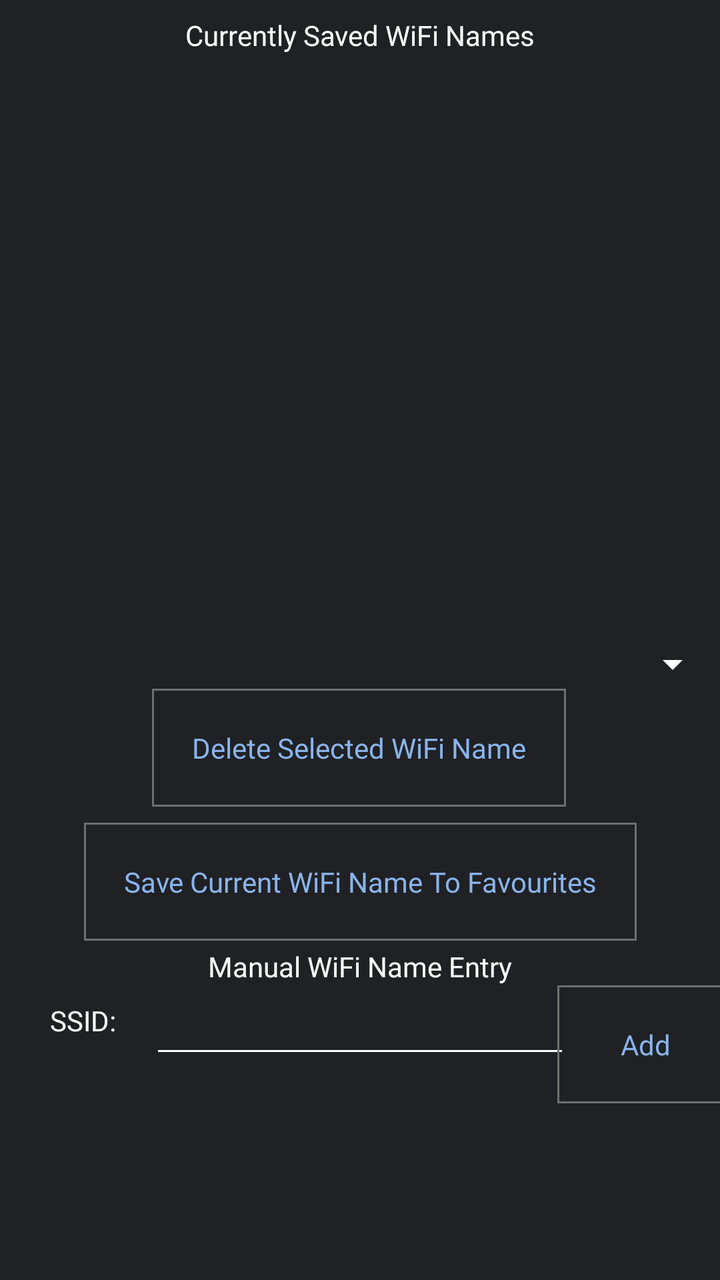
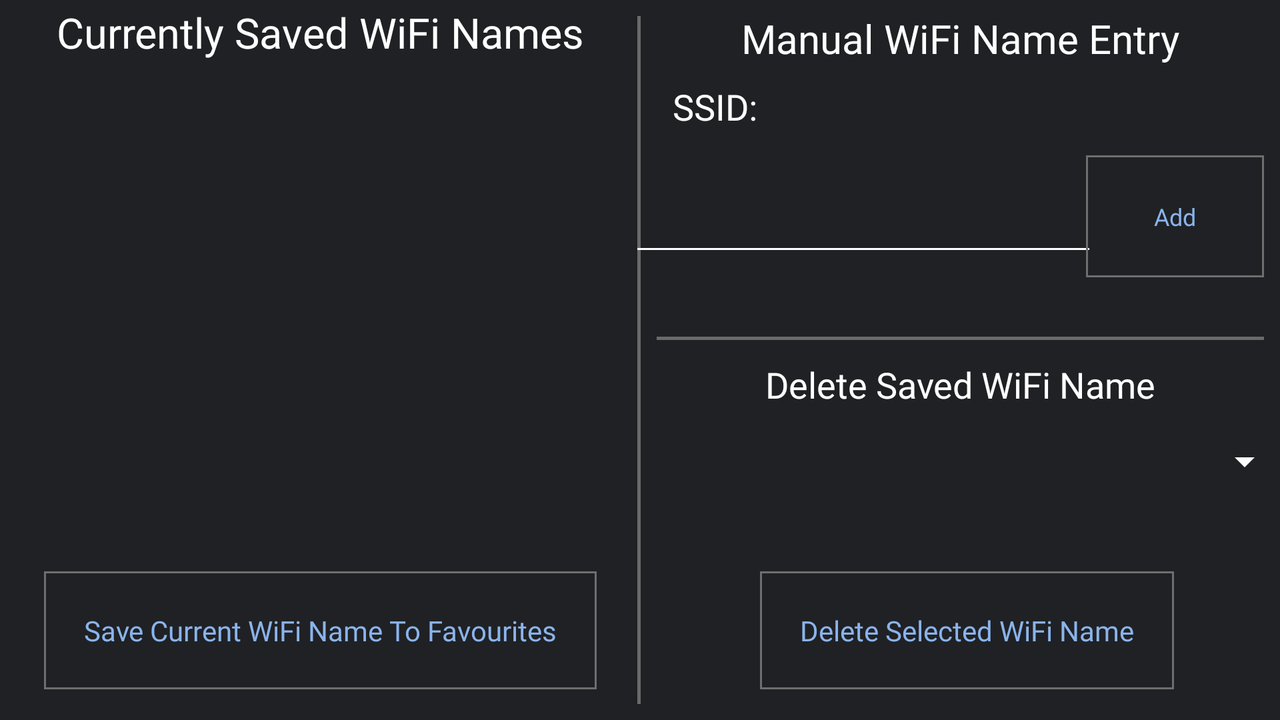

An Android layout and its configuration variant, each rendered on a device that would load it. The default file and the variant file are quoted in full after the pictures.
<!-- AndroidManifest.xml: application theme AppTheme -->
<!-- res/layout/activity_favorites.xml -->
<?xml version="1.0" encoding="utf-8"?>
<androidx.constraintlayout.widget.ConstraintLayout xmlns:android="http://schemas.android.com/apk/res/android"
    xmlns:app="http://schemas.android.com/apk/res-auto"
    xmlns:tools="http://schemas.android.com/tools"
    android:layout_width="match_parent"
    android:layout_height="match_parent"
    tools:context=".FavoritesActivity">
    <Spinner
        android:id="@+id/favNetworkSpinner"
        android:layout_width="412dp"
        android:layout_height="0dp"
        android:backgroundTint="@android:color/white"
        android:spinnerMode="dialog"
        app:layout_constraintBottom_toTopOf="@+id/button9"
        app:layout_constraintEnd_toEndOf="parent"
        app:layout_constraintHorizontal_bias="1.0"
        app:layout_constraintStart_toStartOf="parent"
        app:layout_constraintTop_toTopOf="@+id/guideline9"
        app:layout_constraintVertical_bias="0.0" />


    <androidx.constraintlayout.widget.Guideline
        android:id="@+id/guideline9"
        android:layout_width="wrap_content"
        android:layout_height="wrap_content"
        android:orientation="horizontal"
        app:layout_constraintGuide_percent="0.5" />

    <ListView
        android:id="@+id/favListView"
        android:layout_width="403dp"
        android:layout_height="0dp"
        android:layout_marginStart="8dp"
        android:layout_marginTop="8dp"
        android:layout_marginEnd="8dp"
        android:layout_marginBottom="8dp"
        app:layout_constraintBottom_toTopOf="@+id/guideline9"
        app:layout_constraintEnd_toEndOf="parent"
        app:layout_constraintStart_toStartOf="parent"
        app:layout_constraintTop_toBottomOf="@+id/textView4" />

    <TextView
        android:id="@+id/textView4"
        android:layout_width="wrap_content"
        android:layout_height="wrap_content"
        android:layout_marginTop="8dp"
        android:text="@string/current_favs_list_title"
        android:textColor="#FFFFFF"
        app:layout_constraintEnd_toEndOf="parent"
        app:layout_constraintStart_toStartOf="parent"
        app:layout_constraintTop_toTopOf="parent" />

    <Button
        android:id="@+id/button8"
        android:layout_width="wrap_content"
        android:layout_height="wrap_content"
        android:layout_marginTop="8dp"
        android:onClick="addCurrentNetwork"
        android:text="@string/save_current_ssid_button"
        android:background="@drawable/custom_button"
        app:layout_constraintEnd_toEndOf="parent"
        app:layout_constraintStart_toStartOf="parent"
        app:layout_constraintTop_toTopOf="@+id/guideline10" />

    <androidx.constraintlayout.widget.Guideline
        android:id="@+id/guideline10"
        android:layout_width="wrap_content"
        android:layout_height="wrap_content"
        android:orientation="horizontal"
        app:layout_constraintGuide_percent="0.63" />

    <Button
        android:id="@+id/button9"
        android:layout_width="wrap_content"
        android:layout_height="wrap_content"
        android:onClick="DeleteSelected"
        android:text="@string/delete_selected_button"
        app:layout_constraintBottom_toTopOf="@+id/guideline10"
        android:background="@drawable/custom_button"
        app:layout_constraintEnd_toEndOf="parent"
        app:layout_constraintHorizontal_bias="0.497"
        app:layout_constraintStart_toStartOf="parent" />

    <TextView
        android:id="@+id/textView5"
        android:layout_width="wrap_content"
        android:layout_height="wrap_content"
        android:text="@string/manual_ssid_entry"
        android:textColor="#FFFFFF"
        app:layout_constraintEnd_toEndOf="parent"
        app:layout_constraintStart_toStartOf="parent"
        app:layout_constraintTop_toTopOf="@+id/guideline11" />

    <androidx.constraintlayout.widget.Guideline
        android:id="@+id/guideline11"
        android:layout_width="wrap_content"
        android:layout_height="wrap_content"
        android:orientation="horizontal"
        app:layout_constraintGuide_percent="0.74" />

    <TextView
        android:id="@+id/textView6"
        android:layout_width="wrap_content"
        android:layout_height="wrap_content"
        android:layout_marginTop="8dp"
        android:layout_marginEnd="17dp"
        android:textColor="#FFFFFF"
        android:text="@string/SSID_here"
        app:layout_constraintEnd_toStartOf="@+id/manualSSIDEditText"
        app:layout_constraintTop_toTopOf="@+id/guideline12" />

    <EditText
        android:id="@+id/manualSSIDEditText"
        android:layout_width="wrap_content"
        android:layout_height="wrap_content"
        android:backgroundTint="#FFFFFF"
        android:ems="10"
        android:inputType="textPersonName"
        android:textCursorDrawable="@drawable/my_custom_cursor"
        app:layout_constraintEnd_toEndOf="parent"
        app:layout_constraintStart_toStartOf="parent"
        app:layout_constraintTop_toTopOf="@+id/guideline12" />

    <androidx.constraintlayout.widget.Guideline
        android:id="@+id/guideline12"
        android:layout_width="wrap_content"
        android:layout_height="wrap_content"
        android:orientation="horizontal"
        app:layout_constraintGuide_percent="0.77" />

    <Button
        android:id="@+id/addManualSSIDButton"
        android:layout_width="88dp"
        android:layout_height="wrap_content"
        android:onClick="manualEntry"
        android:background="@drawable/custom_button"
        android:text="@string/add_manually_entered_button"
        app:layout_constraintEnd_toEndOf="parent"
        app:layout_constraintStart_toEndOf="@+id/manualSSIDEditText"
        app:layout_constraintTop_toTopOf="@+id/guideline12" />

</androidx.constraintlayout.widget.ConstraintLayout>
<!-- resources referenced by this layout -->
<resources>
  <!-- drawable custom_button (drawable) -->
  <?xml version="1.0" encoding="utf-8"?>
  <shape xmlns:android="http://schemas.android.com/apk/res/android" android:shape="rectangle">
      <stroke android:color="#6e6e6e" android:width="1dp"/>
  
  </shape>
  <!-- drawable my_custom_cursor (drawable) -->
  <?xml version="1.0" encoding="utf-8"?>
  <shape xmlns:android="http://schemas.android.com/apk/res/android"     android:shape="rectangle" >
      <size android:width="0.5dp" />
      <solid android:color="#000000"/>!--Could be any color you want
  </shape>
  <string name="SSID_here">SSID:</string>
  <string name="add_manually_entered_button">Add</string>
  <string name="current_favs_list_title">Currently Saved WiFi Names</string>
  <string name="delete_selected_button">Delete Selected WiFi Name</string>
  <string name="manual_ssid_entry">Manual WiFi Name Entry</string>
  <string name="save_current_ssid_button">Save Current WiFi Name To Favourites</string>
  <style name="AppTheme" parent="Theme.AppCompat.Light.DarkActionBar">
          
          <item name="colorPrimary">#363739</item>
          <item name="colorPrimaryDark">#000000</item>
          <item name="colorAccent">@color/colorAccent</item>
          <item name="android:navigationBarColor">#000000</item>
          <item name="android:windowBackground">#202124</item>
          <item name="android:fontFamily">@font/main_font</item>
          <item name="buttonStyle">@style/ButtonStyles</item>
          <item name="android:textColorPrimary">#FFFFFF</item>
      </style>
  <style name="ButtonStyles" parent="Base.Widget.AppCompat.Button">
          <item name="android:background">#9e9e9e</item>
          <item name="android:textAllCaps">false</item>
          <item name="android:textSize">14sp</item>
          <item name="android:textColor">#8ab4ec</item>
          <item name="android:padding">20dp</item>
          <item name="android:stateListAnimator">@null</item>
  
      </style>
</resources>
<!-- res/layout-land/activity_favorites.xml (the repository's variant of the layout above) -->
<!-- drawn on the phone turned sideways -->
<?xml version="1.0" encoding="utf-8"?>
<androidx.constraintlayout.widget.ConstraintLayout xmlns:android="http://schemas.android.com/apk/res/android"
    xmlns:app="http://schemas.android.com/apk/res-auto"
    xmlns:tools="http://schemas.android.com/tools"
    android:layout_width="match_parent"
    android:layout_height="match_parent"
    tools:context=".FavoritesActivity">

    <TextView
        android:id="@+id/textView9"
        android:layout_width="wrap_content"
        android:layout_height="wrap_content"
        android:text="@string/delete_saved_wifi"
        android:textColor="#FFFFFF"
        android:textSize="18sp"
        app:layout_constraintEnd_toEndOf="parent"
        app:layout_constraintStart_toStartOf="@+id/guideline18"
        app:layout_constraintTop_toTopOf="@+id/guideline9" />


    <View
        android:id="@+id/border_line7"
        android:layout_width="0dp"
        android:layout_height="1.5dp"
        android:layout_marginStart="8dp"
        android:layout_marginEnd="8dp"
        android:layout_marginBottom="10dp"
        android:background="#6A6A6A"
        app:layout_constraintBottom_toTopOf="@+id/guideline9"
        app:layout_constraintEnd_toEndOf="parent"
        app:layout_constraintHorizontal_bias="0.0"
        app:layout_constraintStart_toStartOf="@+id/guideline18" />

    <Spinner
        android:id="@+id/favNetworkSpinner"
        android:layout_width="332dp"
        android:layout_height="43dp"
        android:layout_marginStart="20dp"
        android:layout_marginTop="5dp"
        android:layout_marginEnd="20dp"
        android:backgroundTint="@android:color/white"
        android:spinnerMode="dropdown"
        app:layout_constraintEnd_toEndOf="parent"
        app:layout_constraintStart_toStartOf="@+id/guideline18"
        app:layout_constraintTop_toBottomOf="@+id/textView9" />

    <androidx.constraintlayout.widget.Guideline
        android:id="@+id/guideline9"
        android:layout_width="wrap_content"
        android:layout_height="wrap_content"
        android:orientation="horizontal"
        app:layout_constraintGuide_percent="0.5" />

    <View
        android:id="@+id/border_line6"
        android:layout_width="1.5dp"
        android:layout_height="0dp"
        android:layout_marginTop="8dp"
        android:layout_marginBottom="8dp"
        android:background="#6A6A6A"
        app:layout_constraintBottom_toBottomOf="parent"
        app:layout_constraintEnd_toStartOf="@+id/guideline18"
        app:layout_constraintTop_toTopOf="parent" />

    <ListView
        android:id="@+id/favListView"
        android:layout_width="0dp"
        android:layout_height="0dp"
        android:layout_marginStart="8dp"
        android:layout_marginEnd="8dp"
        app:layout_constraintBottom_toTopOf="@+id/guideline19"
        app:layout_constraintEnd_toStartOf="@+id/guideline18"
        app:layout_constraintStart_toStartOf="parent"
        app:layout_constraintTop_toTopOf="@+id/guideline17">

    </ListView>

    <TextView
        android:id="@+id/textView4"
        android:layout_width="wrap_content"
        android:layout_height="wrap_content"
        android:layout_marginTop="2dp"
        android:text="@string/current_favs_list_title"
        android:textColor="#FFFFFF"
        android:textSize="21sp"
        app:layout_constraintEnd_toStartOf="@+id/guideline18"
        app:layout_constraintStart_toStartOf="parent"
        app:layout_constraintTop_toTopOf="parent" />

    <Button
        android:id="@+id/button8"
        android:layout_width="wrap_content"
        android:layout_height="wrap_content"
        android:background="@drawable/custom_button"
        android:onClick="addCurrentNetwork"
        android:text="@string/save_current_ssid_button"
        app:layout_constraintBottom_toBottomOf="parent"
        app:layout_constraintEnd_toStartOf="@+id/guideline18"
        app:layout_constraintStart_toStartOf="parent"
        app:layout_constraintTop_toTopOf="@+id/guideline19" />

    <androidx.constraintlayout.widget.Guideline
        android:id="@+id/guideline10"
        android:layout_width="wrap_content"
        android:layout_height="wrap_content"
        android:orientation="horizontal"
        app:layout_constraintGuide_percent="0.5" />

    <Button
        android:id="@+id/button9"
        android:layout_width="wrap_content"
        android:layout_height="wrap_content"
        android:background="@drawable/custom_button"
        android:onClick="DeleteSelected"
        android:text="@string/delete_selected_button"
        app:layout_constraintBottom_toBottomOf="parent"
        app:layout_constraintEnd_toEndOf="parent"
        app:layout_constraintHorizontal_bias="0.531"
        app:layout_constraintStart_toStartOf="@+id/guideline18"
        app:layout_constraintTop_toTopOf="@+id/guideline19" />

    <TextView
        android:id="@+id/textView5"
        android:layout_width="wrap_content"
        android:layout_height="wrap_content"
        android:layout_marginTop="2dp"
        android:text="@string/manual_ssid_entry"
        android:textColor="#FFFFFF"
        android:textSize="20sp"
        app:layout_constraintBottom_toTopOf="@+id/guideline17"
        app:layout_constraintEnd_toEndOf="parent"
        app:layout_constraintStart_toStartOf="@+id/guideline18"
        app:layout_constraintTop_toTopOf="parent" />

    <TextView
        android:id="@+id/textView6"
        android:layout_width="wrap_content"
        android:layout_height="wrap_content"
        android:layout_marginStart="16dp"
        android:text="@string/SSID_here"
        android:textColor="#FFFFFF"
        android:textSize="18sp"
        app:layout_constraintBottom_toTopOf="@+id/guideline9"
        app:layout_constraintStart_toStartOf="@+id/guideline18"
        app:layout_constraintTop_toTopOf="@+id/guideline17"
        app:layout_constraintVertical_bias="0.043" />

    <EditText
        android:id="@+id/manualSSIDEditText"
        android:layout_width="234dp"
        android:layout_height="50dp"
        android:backgroundTint="#FFFFFF"
        android:ems="10"
        android:inputType="textPersonName"
        android:textCursorDrawable="@drawable/my_custom_cursor"
        app:layout_constraintBottom_toTopOf="@+id/guideline9"
        app:layout_constraintEnd_toStartOf="@+id/addManualSSIDButton"
        app:layout_constraintStart_toStartOf="@+id/guideline18"
        app:layout_constraintTop_toTopOf="@+id/guideline17" />

    <Button
        android:id="@+id/addManualSSIDButton"
        android:layout_width="89dp"
        android:layout_height="61dp"
        android:layout_marginEnd="8dp"
        android:background="@drawable/custom_button"
        android:onClick="manualEntry"
        android:text="@string/add_manually_entered_button"
        android:textSize="12sp"
        app:layout_constraintBottom_toTopOf="@+id/guideline9"
        app:layout_constraintEnd_toEndOf="parent"
        app:layout_constraintTop_toTopOf="@+id/guideline17" />

    <androidx.constraintlayout.widget.Guideline
        android:id="@+id/guideline17"
        android:layout_width="wrap_content"
        android:layout_height="wrap_content"
        android:orientation="horizontal"
        app:layout_constraintGuide_percent="0.1" />

    <androidx.constraintlayout.widget.Guideline
        android:id="@+id/guideline18"
        android:layout_width="wrap_content"
        android:layout_height="wrap_content"
        android:orientation="vertical"
        app:layout_constraintGuide_percent="0.500684" />

    <androidx.constraintlayout.widget.Guideline
        android:id="@+id/guideline19"
        android:layout_width="wrap_content"
        android:layout_height="wrap_content"
        android:orientation="horizontal"
        app:layout_constraintGuide_percent="0.75" />

</androidx.constraintlayout.widget.ConstraintLayout>
<!-- resources referenced by the variant -->
<!-- as the phone turned sideways resolves them -->
<resources>
  <!-- drawable custom_button (drawable) -->
  <?xml version="1.0" encoding="utf-8"?>
  <shape xmlns:android="http://schemas.android.com/apk/res/android" android:shape="rectangle">
      <stroke android:color="#6e6e6e" android:width="1dp"/>
  
  </shape>
  <!-- drawable my_custom_cursor (drawable) -->
  <?xml version="1.0" encoding="utf-8"?>
  <shape xmlns:android="http://schemas.android.com/apk/res/android"     android:shape="rectangle" >
      <size android:width="0.5dp" />
      <solid android:color="#000000"/>!--Could be any color you want
  </shape>
  <string name="SSID_here">SSID:</string>
  <string name="add_manually_entered_button">Add</string>
  <string name="current_favs_list_title">Currently Saved WiFi Names</string>
  <string name="delete_saved_wifi">Delete Saved WiFi Name</string>
  <string name="delete_selected_button">Delete Selected WiFi Name</string>
  <string name="manual_ssid_entry">Manual WiFi Name Entry</string>
  <string name="save_current_ssid_button">Save Current WiFi Name To Favourites</string>
  <style name="AppTheme" parent="Theme.AppCompat.Light.DarkActionBar">
          
          <item name="colorPrimary">#363739</item>
          <item name="colorPrimaryDark">#000000</item>
          <item name="colorAccent">@color/colorAccent</item>
          <item name="android:navigationBarColor">#000000</item>
          <item name="android:windowBackground">#202124</item>
          <item name="android:fontFamily">@font/main_font</item>
          <item name="buttonStyle">@style/ButtonStyles</item>
          <item name="android:textColorPrimary">#FFFFFF</item>
      </style>
  <style name="ButtonStyles" parent="Base.Widget.AppCompat.Button">
          <item name="android:background">#9e9e9e</item>
          <item name="android:textAllCaps">false</item>
          <item name="android:textSize">14sp</item>
          <item name="android:textColor">#8ab4ec</item>
          <item name="android:padding">20dp</item>
          <item name="android:stateListAnimator">@null</item>
  
      </style>
</resources>
